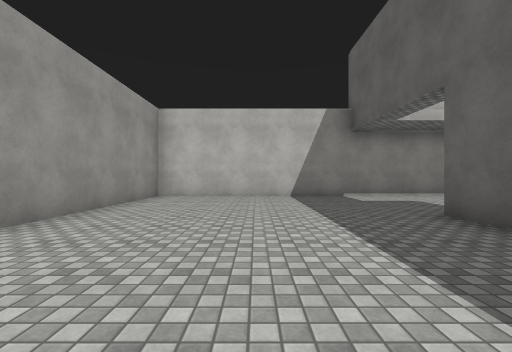
View 1 (above)

24 first-person views from a walk through a Unity game level. The camera is 1.3 m above the floor, looks level and sees 90° across. Doors are open. The floor is counted in squares, 2 m on a side. Each view is taken from the middle of a square. On the plan, view 1 faces up. The plan holds only what a view shows up to about 9 squares ahead; the rest is blank. The place goes on beyond the plan. The player is left out. Surface patterns are stand-ins for the level's own textures.

View 2
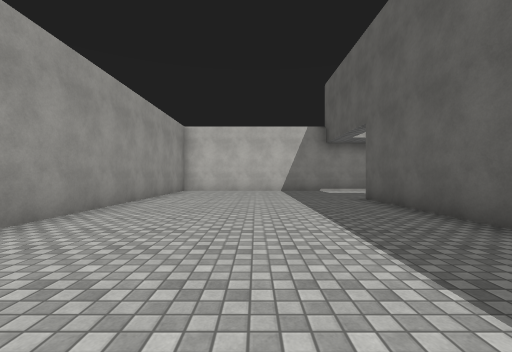

View 3
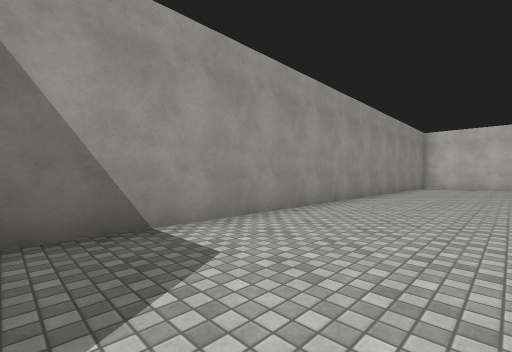

View 4
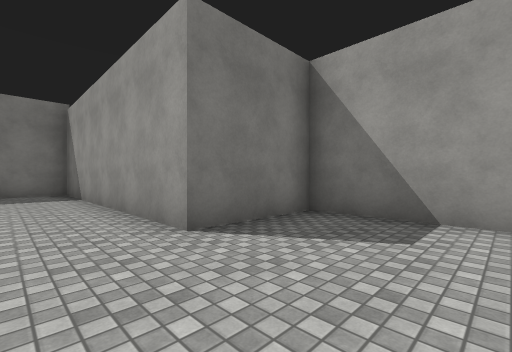

View 5
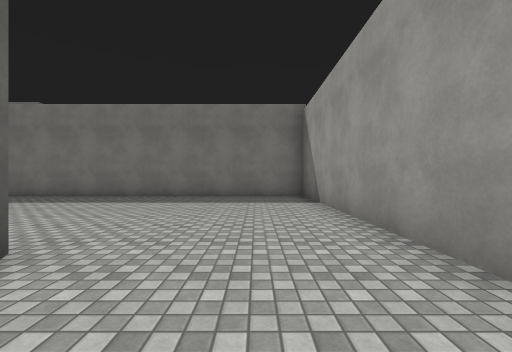

View 6
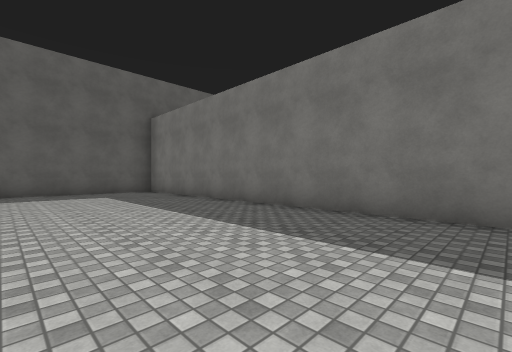

View 7
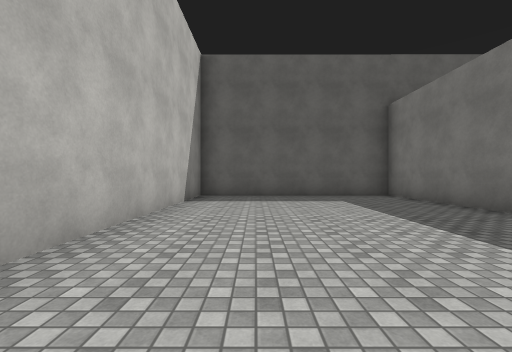

View 8
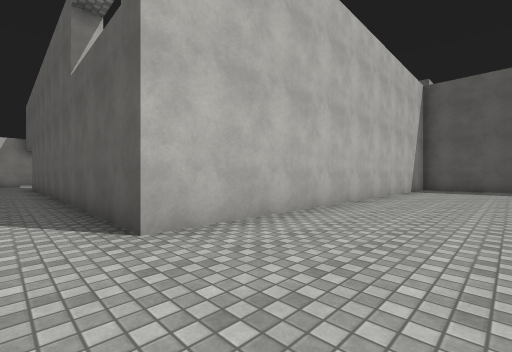

View 9
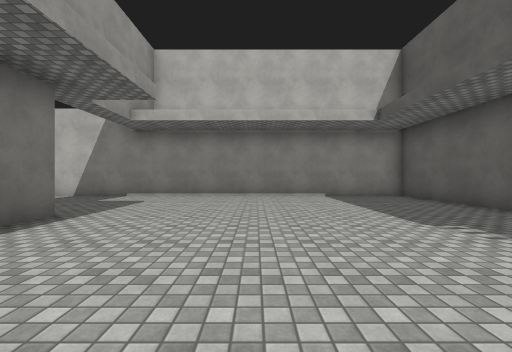

View 10
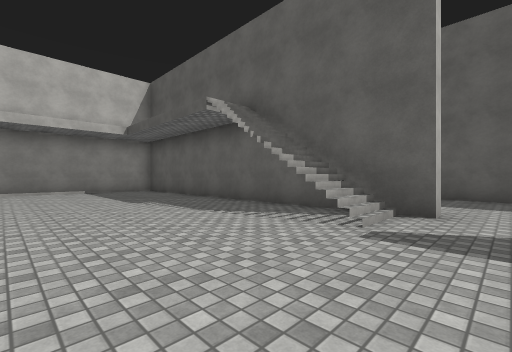

View 11
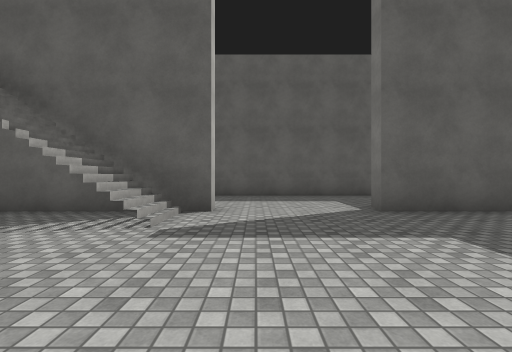

View 12
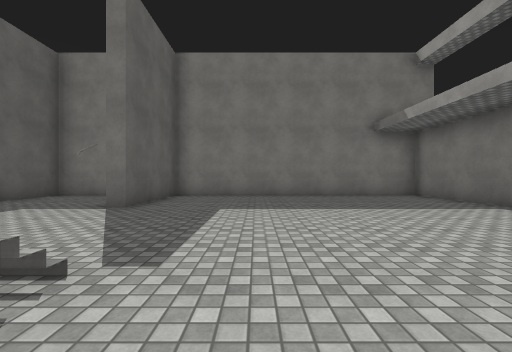

View 13
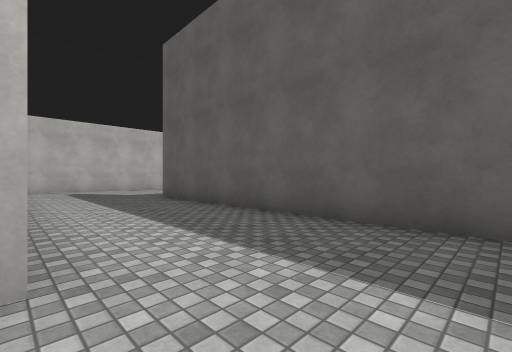

View 14
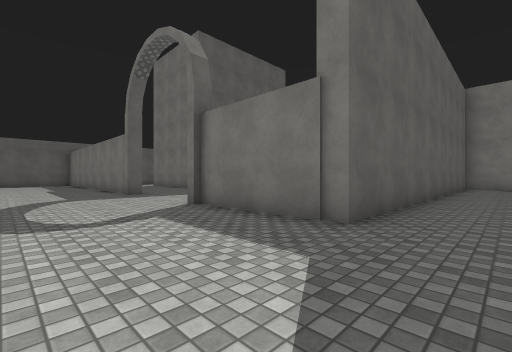

View 15
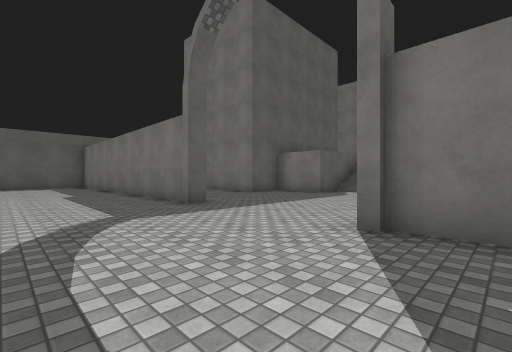

View 16
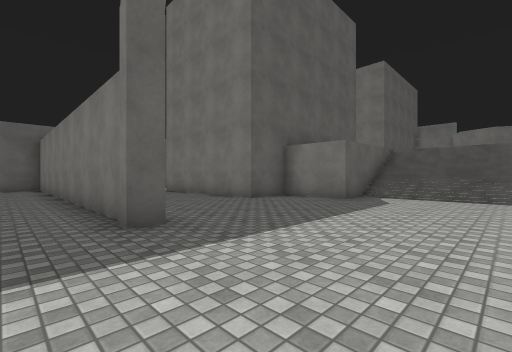

View 17
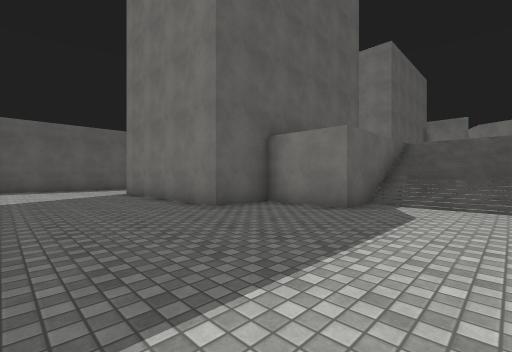

View 18
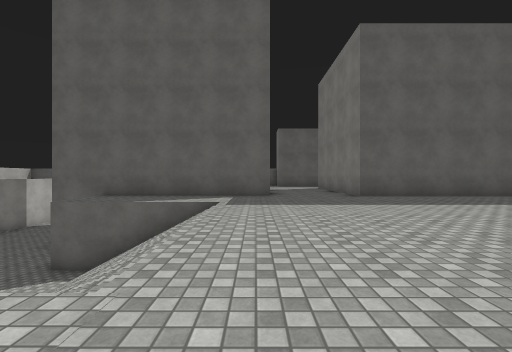

View 19
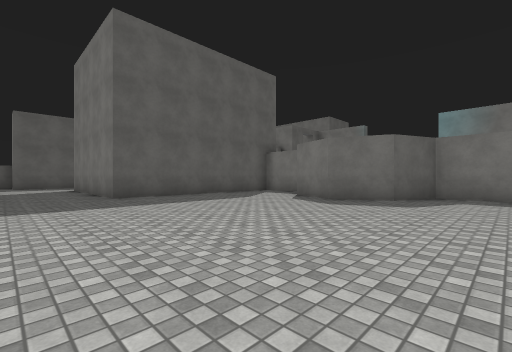

View 20
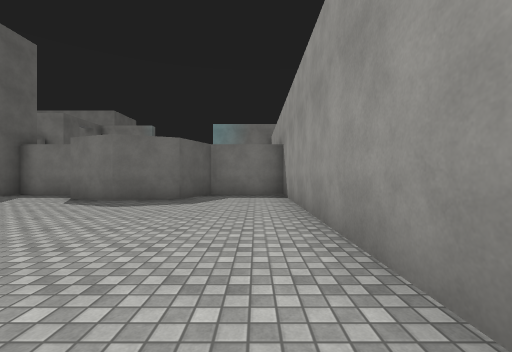

View 21
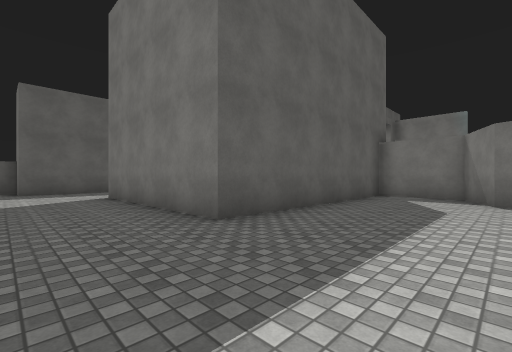

View 22
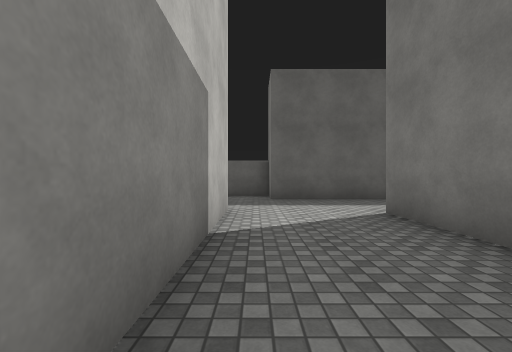

View 23
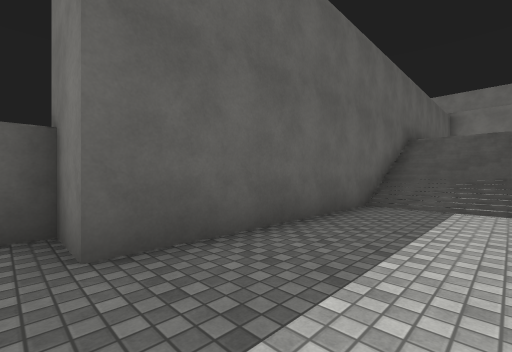

View 24
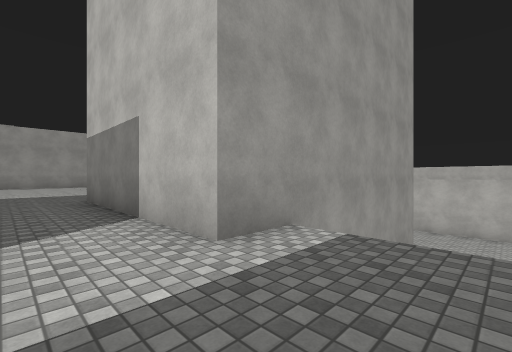

### Floor plan
Key: @ floor where view 1 was taken; # wall or solid block; . main floor; : floor 3.25 m higher than the main floor; / step, stairs or slope; = window, fence, low wall or low ledge.
Columns run from 4 left of view 1 to 35 right of it. Each row starts with its distance up from view 1.
  9 #################
  8 #...............#
  7 #...............#.................
  6 #...............#.................
  5 #...............#....................
  4 #......#........#...####....##########
  3 #......#........#...#   ..............
  2 #......# .......#...#   ..............
  1 #......#  ......#...#   ..............
  0 #...@..#   ....##...#   ...........
 -1 #......#   ...//#...#   ......######
 -2 #......#   .....#...#   ....//#    #
 -3 #.... .#  ..........#   ////::#
 -4 #.... .# ...........#   ////::#
 -5 #......#............#  /////::#
 -6 #......#........#...# ://///::#    #//
 -7 #......#........#...#:::::::::######:::#
 -8 ####...#........#...#::::::::::::::::::#
 -9    #...##############:::::::::::::::::##
-10    #................#:::::::::::::::::#
-11    #................#::::::::######:::#
-12    #................#::::::::#     :::#
-13    #................#::::::::#     :::#
-14    #................#::::::::#     ///#
-15    #................#:::##:::#     ///#
-16    ##################::####::#     ///#
-17                     ####  ####     = =#
-18                                      #
-19                                      #

Positions as (right, up) in squares from view 1, and headings:
1: (0, 0), facing up
2: (0, -3), facing up
3: (0, -7), facing up-left
4: (1, -5), facing down-left
5: (1, -7), facing down
6: (5, -11), facing down-right
7: (7, -11), facing right
8: (2, -12), facing up-right
9: (7, 0), facing up
10: (7, -3), facing up-right
11: (7, -3), facing right
12: (9, 0), facing down
13: (12, -4), facing up-right
14: (14, 7), facing down-right
15: (18, 7), facing down-right
16: (20, 5), facing down-right
17: (21, 3), facing down-right
18: (17, -7), facing right
19: (17, -8), facing down-right
20: (17, -8), facing down
21: (22, -8), facing down-right
22: (26, -8), facing right
23: (31, -8), facing down-right
24: (33, -9), facing up-left
